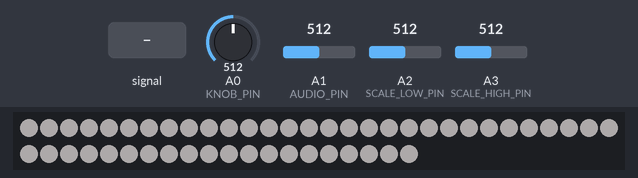
Bench run of a sketch on a simulated Arduino Uno, built with avr-gcc and run on an emulated ATmega328P. Parts: 50 RGB LEDs in strip order, left to right, continuing on the next row. Inputs (shaded band) come from the test bench; at power-on: A1 (AUDIO_PIN) = 512, A0 (KNOB_PIN) = 512, A2 (SCALE_LOW_PIN) = 512, A3 (SCALE_HIGH_PIN) = 512. Dim RGB values are drawn brighter than linear; the strip is taken to match the declared colour order; what the sketch prints to the serial monitor is not drawn.

Above: at 1.2 s.
1.3 s: A1 (AUDIO_PIN) fed a 200 Hz sine of ±255 counts around its level
At 1.76 s:
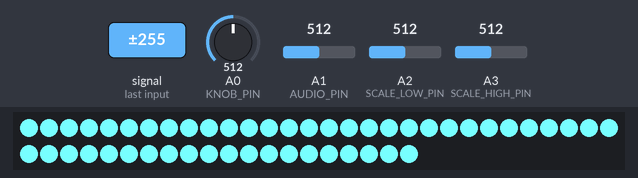
4.0 s: A1 (AUDIO_PIN) set to 716
At 4.58 s:
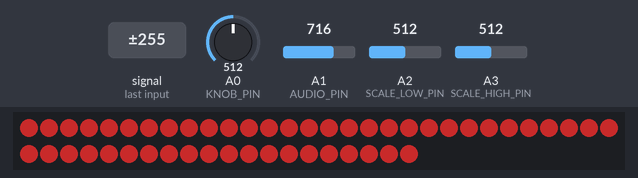
7.0 s: A0 (KNOB_PIN) set to 90
At 8.05 s:
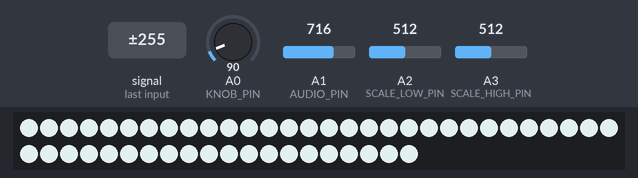
8.8 s: A0 (KNOB_PIN) set to 5
At 9.56 s:
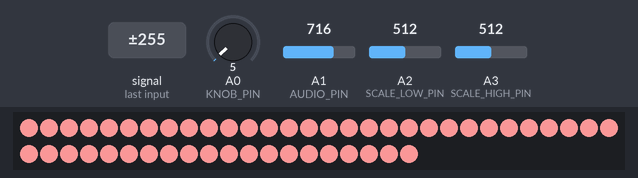
10.6 s: A1 (AUDIO_PIN) set to 306
At 13.3 s:
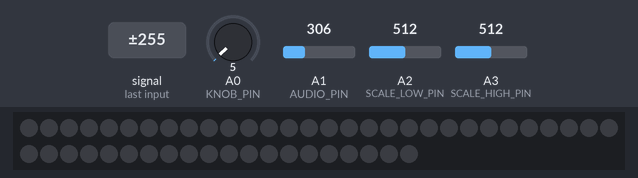
13.6 s: A1 (AUDIO_PIN) fed a 2 Hz sine of ±306 counts around its level
At 14.24 s:
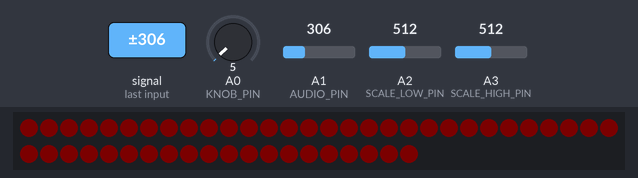

Measured:
- after the input at 10.6 s, the LEDs: first differ from a run without the input after 2.0 s (image 5)
- after the input at 13.6 s, the LEDs: first change after 0.18 s (image 6 shows a later state)

The sketch:

basic_test.ino
```cpp
//Libraries
#include <Adafruit_NeoPixel.h>  //Library to simplify interacting with the LED strand
#include <math.h>
#ifdef __AVR__
#include <avr/power.h>   //Includes the library for power reduction registers if your chip supports them.
#endif                   //More info: http://www.nongnu.org/avr-libc/user-manual/group__avr__power.htlm

//Constants (change these as necessary)
#define LED_PIN        6  //Pin for the pixel strand. Does not have to be analog.
#define LED_TOTAL      50  //Change this to the number of LEDs in your strand.
#define AUDIO_PIN      A1  //Pin for the envelope of the sound detector
#define KNOB_PIN       A0  //Pin for the trimpot 10K
#define SCALE_LOW_PIN  A2 // pin for trimpot
#define SCALE_HIGH_PIN A3 // Pin for

//Low pass butterworth filter order=1 alpha1=0.033333333333333
class  FilterBuLp1
{
  public:
    FilterBuLp1()
    {
      v[0]=v[1]=0.0;
    }
  private:
    float v[2];
  public:
    float step(float x) //class II
    {
      v[0] = v[1];
      v[1] = (9.510798340249641825e-2 * x)
         + (0.80978403319500713575 * v[0]);
      return
         (v[0] + v[1]);
    }
};

Adafruit_NeoPixel strand = Adafruit_NeoPixel(LED_TOTAL, LED_PIN, NEO_RBG + NEO_KHZ800);  //LED strand objetc

int gradient = 0; //Used to iterate and loop through each color palette gradually

int num_values = 3;

int recent_volumes[] = {0, 0, 0};
int max_val = 0;

int num_samples = 0;

int volume = 0;    //Holds the volume level read from the sound detector.
int last = 0;      //Holds the value of volume from the previous loop() pass.

double maxVol = 15;     //Holds the largest volume recorded thus far to proportionally adjust the visual's responsiveness.
double knob = 1023.0;   //Holds the percentage of how twisted the trimpot is. Used for adjusting the max brightness.
float avgVol = 0;      //Holds the "average" volume-level to proportionally adjust the visual experience.
float avgBump = 0;     //Holds the "average" volume-change to trigger a "bump."

bool bump = false;     //Used to pass if there was a "bump" in volume

bool switch_order = false;

double curr_t_sec;
double curr_t_sec_last;

double scaled_volume = 0;
double scaled_volume_last = 0;

long long int last_t = 0;
long long int curr_t = 0;
long long int period = 0;

int total_colors = 0;

double time_scale = 20.0;
const int num_colors = 4;

int colors[num_colors][3] = {{255, 30, 30}, // Red
                             { 51,204,255}, // Blue
                             {  0,255, 30}, // Green
                             {255,255,255}};// White

//int colors[num_colors][3] = {{249,110, 70}, // orange
//                             { 77,170, 87}, // green
//                             {249,200, 70},  // yellow
//                             {118,190,208}};// blue

//int colors[num_colors][3] = {{249, 65, 68},
//                             {243,114, 44},
//                             {244,150, 30},
//                             {249,199, 79},
//                             {144,190,109},
//                             { 67,170,139},
//                             { 87,117,144}};

int last_color[3];
int current_color[3];

int use_color[3];

FilterBuLp1 filter;

void setup() {    //Like it's named, this gets ran before any other function.

  memcpy(last_color, colors[num_colors-1], sizeof(last_color));
  memcpy(current_color, colors[0], sizeof(last_color));

  Serial.begin(115200); //Sets data rate for serial data transmission.

  strand.begin(); //Initialize the LED strand object.
  strand.fill(strand.Color(255.0,0.0,0.0));
  strand.show();  //Show a blank strand, just to get the LED's ready for use.
}


void loop() {  //This is where the magic happens. This loop produces each frame of the visual.
  double scale_low  = (double)analogRead(SCALE_LOW_PIN)/1023.0;
  double scale_high = (double)analogRead(SCALE_HIGH_PIN)/1023.0;

  int raw_volume = analogRead(AUDIO_PIN);       //Record the volume level from the sound detector
  raw_volume = abs(raw_volume-503);

  // poor mans envelope filter - tried to put this in a function but it was really weird
  recent_volumes[num_samples%num_values] = raw_volume;
  max_val = 0;
  for(int i; i < num_values; i++){
    if (max_val < recent_volumes[i]){
       max_val = recent_volumes[i];
    }
  }
  volume = max_val;
  num_samples++;
  // end poor mans envelope filter

  //Record how far the trimpot is twisted on range (0,1) and scale the volume
  double new_reading = (double)analogRead(KNOB_PIN) / 1023.0;
  knob = abs(new_reading - knob) > 0.02 ? new_reading : knob;
  avgVol = volume*knob;

  // store last volume to deal with slowly dimming
  scaled_volume_last = scaled_volume;

  // scaled volume
  scaled_volume = avgVol*avgVol;
  Serial.print(scaled_volume);
  Serial.print(" ");
  scaled_volume = max(100*knob,scaled_volume);
//  scaled_volume = constrain(scaled_volume,200*knob*scale_low,300*knob*scale_high);
  Serial.print(scaled_volume);
  Serial.print(" ");
  scaled_volume = filter.step(scaled_volume);

  // slowly dim instead of imediately going back to 0
  if (scaled_volume < scaled_volume_last){
    scaled_volume = scaled_volume_last * 0.99;
  }

//  Serial.println(scaled_volume);

  curr_t_sec_last = curr_t_sec;

  // get position in current cycle on range (0,1)
  curr_t_sec = fmod(((double)curr_t/1000000.0),time_scale)/time_scale;

  // if we are restarting a cycle, update the previous and next color
  if(curr_t_sec < curr_t_sec_last) {
    memcpy(last_color, current_color, sizeof(last_color));
    total_colors++;
    memcpy(current_color, colors[total_colors%num_colors], sizeof(current_color));
  }

  mj(last_color,current_color,curr_t_sec);

  strand.fill(strand.Color(scaled_volume/255.0*use_color[0],scaled_volume/255.0*use_color[1],scaled_volume/255.0*use_color[2]));
  strand.show();

  while(micros()-curr_t < 3000){}
  last_t = curr_t;
  curr_t = micros();

  Serial.print(scaled_volume/255.0*use_color[0]);
  Serial.print(" ");
  Serial.print(scaled_volume/255.0*use_color[1]);
  Serial.print(" ");
  Serial.println(scaled_volume/255.0*use_color[2]);

//  if (!(num_samples % 1000)) {
//    last_t = curr_t;
//    curr_t = micros();
//    period = curr_t-last_t;
//    Serial.println((int)(period/1000));
//  }
}

//////////</Standard Functions>

//////////<Helper Functions>

// 10hz Single Pole Lowpass IIR Filter
float envelopeFilter(float sample) { //10hz low pass
    static float xv[2] = {0,0}, yv[2] = {0,0};
    xv[0] = xv[1];
    xv[1] = sample / 50.f;
    yv[0] = yv[1];
    yv[1] = (xv[0] + xv[1]) + (0.9875119299f * yv[0]);
    return yv[1];
}

void mj(int last_color[],int current_color[],double t){
  double mj_traj = t*t*(10*t-15*t*t + 6*t*t*t);

  double R = (last_color[0] + (current_color[0] - last_color[0]) * mj_traj);
  double G = (last_color[1] + (current_color[1] - last_color[1]) * mj_traj);
  double B = (last_color[2] + (current_color[2] - last_color[2]) * mj_traj);

//  Serial.print(R);
//  Serial.print(" ");
//  Serial.print(G);
//  Serial.print(" ");
//  Serial.println(B);
//  Serial.print(" ");

  use_color[0] = R;
  use_color[1] = B;
  use_color[2] = G;
}
```
